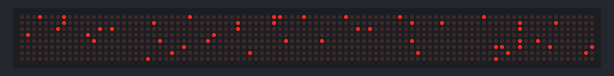
This sketch was run on a simulated Arduino Uno, built with avr-gcc and run on an emulated ATmega328P. Shown: 96×8 LED matrix. Wiring (inferred from the names in the program): 12 × MAX7219 LED driver (orientation assumed): CS pin 10. Random numbers use the default seed unless the sketch sets one.

Above: at 0.05 s.
At 4.97 s:
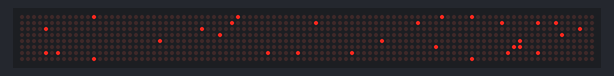
At 9.97 s:
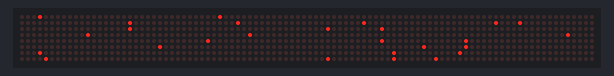
At 19.97 s:
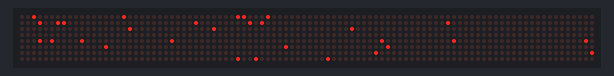
At 29.88 s:
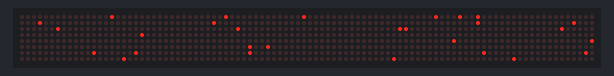
At 39.88 s:
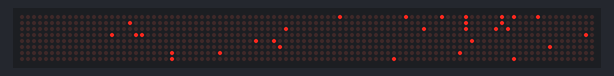

The sketch:

boidsv1_2.ino
```cpp
/* Boids - flocking on 24x32 daisy chained LED matrixes
by Benjamin Gibbs
date started 2022/02/09

boidsv

## setup info ##
uses Max7219 LED 3 lots of 8 x 8 modules daisy chained
Use external power as the displays will use a lot of current
CLK - PIN 13
CS - PIN 10
DIN - PIN 11
module 0 = bottom left; top right is 11 in this instance
col 0 is at the bottom
MSB is on the left of the module

## aims ##
Improve method of displaying graphics on 3 daisy chained 8x32 MAX7219 led matrixes

## Updates - newest first ##


*/

//define commands for matrixes and module + screen constants
#include <SPI.h>
//#include <noDelay.h>
// op codes for MAX7219
#define NO_OP 0x00
#define DECODE_MODE 9
#define INTENSITY 10
#define SCAN_LIMIT 11
#define SHUTDOWN 12
#define DISPLAY_TEST 15
//CS pin
#define CSPIN 10
//joystick pins
#define JOYXPIN A0
#define JOYYPIN A1
#define JOYSWITCH 8
//sound
#define BZPIN 6
//module and screen details
const byte ROWWIDTH = 8;
const byte COLHEIGHT = 8;
const byte MODULES2 = 16;
const byte MODULES3 = 24;
const byte SCREENWIDTH = 32;
const byte SCREENHEIGHT = 24;
const byte LEVELWIDTH = 240;
const byte LEVELHEIGHT = 144;
const uint8_t numOfDevices = 12; //amount of modules all together
byte screenMemory [numOfDevices][8]{0};
byte xScreenStart = 0;
byte yScreenStart = 0;
// this allows me to select which module to display objects on
byte moduleLookupMatrix[4][5]{
	{32, 15, 14, 13, 12},
	{28, 11, 10, 9, 8},
	{24, 7, 6, 5, 4},
	{20, 3, 2, 1, 0}
};
struct boidSingle {
	byte x;
	byte y;
	byte velocity;
	int16_t angle;
};
boidSingle boidArray[50];
uint16_t globalAverageX = 0;
uint16_t globalAverageY = 0;
uint8_t amountOfBoids = sizeof(boidArray) / sizeof(boidArray[0]);
void boidSetup(boidSingle *array);
void showBoids(boidSingle *array);
void firstRule(boidSingle *array);
void secondRule(byte &x, byte &y, int16_t &angle, boidSingle *array);
uint16_t sendBuffer[numOfDevices]{0};	 //so we can send information to all modules in one stream
//joystick stuff
uint16_t joyX = 500;
uint16_t joyY = 500;
byte joyOffset = 50;
//noDelay resetTimer(1000);
void setup() {
	pinMode(CSPIN, OUTPUT);
	pinMode(JOYXPIN, INPUT);
	pinMode(JOYYPIN, INPUT);
	pinMode(JOYSWITCH, INPUT_PULLUP);
	Serial.begin(9600);
	SPI.begin();
	updateAll(INTENSITY, 0);
	updateAll(DISPLAY_TEST, 0);
	updateAll(DECODE_MODE, 0);
	updateAll(SCAN_LIMIT, 7);
	updateAll(SHUTDOWN, 1);
	sendScreenMemory();
	boidSetup(boidArray);
	firstRule(boidArray);
//	resetTimer.start();
}
void loop() {
//	checkJoyInput();
//	if (resetTimer.update()){
//		particleSetup(particleArray);
//		resetTimer.start();
//	}
//	else {
	showBoids(boidArray);
	sendScreenMemory();
	delay(50);
	clearScreenMemory();
	firstRule(boidArray);
//	Serial.println(globalAverageX);
//	Serial.println(globalAverageY);
//	}
}
void findAngleBetweenPoints(byte &x, byte &y, int16_t &angle){
// find dot product
//i hate maths
	byte dotProduct = (x * globalAverageX) + (y * globalAverageY);

	double magnitudeOld = sqrt(sq(x) + sq(y));
	double magnitudeNew = sqrt(sq(globalAverageX) + sq(globalAverageY));
	double a = dotProduct / (magnitudeOld * magnitudeNew);
	angle = (a * 180) / 3.14; //this should be cos(a) but what's there works better
//	Serial.println(angle);
}
void firstRule(boidSingle *array){
	for (byte i = 0; i < amountOfBoids; i++){
		globalAverageX += array[i].x;
		globalAverageY += array[i].y;
	}
	globalAverageX = (globalAverageX / (amountOfBoids ));
	globalAverageY = (globalAverageY / (amountOfBoids ));
}
void secondRule(byte &x, byte &y, int16_t &angle, boidSingle *array){
	for (byte i = 0; i < amountOfBoids; i++){
		if ((y + 2) == array[i].y | (x + 2) == array[i].x){
			y - 1;
			x - 1;
			array[i].velocity = 1;
			angle = array[i].angle;
		}
	}
}
void showBoids(boidSingle *array){
	for (byte i = 0; i < amountOfBoids; i++){
		plotPoint(array[i].x, array[i].y);
		array[i].velocity ++;
		findAngleBetweenPoints(array[i].x, array[i].y, array[i].angle);
		array[i].y += array[i].velocity * sin(array[i].angle);
		array[i].x += array[i].velocity * cos(array[i].angle);
		if (array[i].x <= 0){
			array[i].x = SCREENWIDTH;
			array[i].velocity = 1;
		}
		if (array[i].x >= SCREENWIDTH + 1){
			array[i].x = 1;
			array[i].velocity = 1;
		}
		if (array[i].y <= 0){
			array[i].y = SCREENHEIGHT;
			array[i].velocity = 1;
		}
		if (array[i].y >= SCREENHEIGHT + 1){
			array[i].y = 1;
			array[i].velocity = 1;
		}
		secondRule(array[i].x, array[i].y, array[i].angle, boidArray);
//		delay(500);
	}
}
void boidReset(byte &x, byte &y, byte &velocity, int16_t &angle){
	y = random(0, SCREENHEIGHT);
	x =  random(0, SCREENWIDTH - 1);
	velocity = random(1, 3);
	angle = random(0, 359);
}
void boidSetup(boidSingle *array){
	for (byte i = 0; i < amountOfBoids; i++){
		boidReset(array[i].x, array[i].y, array[i].velocity, array[i].angle);

	}
}
void updateAll(uint16_t cmd, uint8_t data){
//used for sending operation codes
	uint16_t x = (cmd << 8) | data;
	SPI.beginTransaction(SPISettings(16000000, MSBFIRST, SPI_MODE0));
	digitalWrite(CSPIN, LOW);
	for (byte i = 0; i < numOfDevices; i++){
	SPI.transfer16(x);
		}
	digitalWrite(CSPIN, HIGH);
	SPI.endTransaction();
}
void sendScreenMemory(){
	for (byte j = 0; j < COLHEIGHT; j++){
		for (byte i = 0; i < numOfDevices; i++){
			sendBuffer[i] = (j + 1) << 8 | screenMemory[i][j];
		}
		SPI.beginTransaction(SPISettings(16000000, MSBFIRST, SPI_MODE0));
		digitalWrite(CSPIN, LOW);
		for (byte k = 0; k < numOfDevices; k++){
			SPI.transfer16(sendBuffer[k]);
		}
		digitalWrite(CSPIN, HIGH);
		SPI.endTransaction();
	}
}
void clearScreenMemory(){
//wipe the screen memory array
	for (byte i = 0; i < numOfDevices; i++){
		for (byte j = 0; j < ROWWIDTH; j++){
			screenMemory[i][j] = 0;
		}
	}
}
void checkJoyInput(){
	uint16_t x = analogRead(JOYXPIN);
	uint16_t y = analogRead(JOYYPIN);
	byte switchState = digitalRead(JOYSWITCH);
	if ( x < (joyX - joyOffset)){
		if (xScreenStart > 0){
			xScreenStart --;
		}
	}
	if (x > (joyX + joyOffset)){
		if ((xScreenStart + SCREENWIDTH) < LEVELWIDTH){
			xScreenStart ++;
		}
	}
	if ( y < (joyY - joyOffset)){
		if ((yScreenStart + SCREENHEIGHT) < LEVELHEIGHT){
			yScreenStart ++;
		}
	}
	if (y > (joyY + joyOffset)){
		if (yScreenStart != 0){
			yScreenStart --;
		}
	}
}
void plotPoint(byte x, byte y){
	byte moduleX = 0;
	byte moduleY = 0;
	byte colCounter = 0;
	byte rowCounter = 0;
//uses x and y values against a lookup array to determine which module to start on
	if (x >= (xScreenStart - ROWWIDTH) && x < xScreenStart){
		moduleX = 0;
		rowCounter = (xScreenStart - ROWWIDTH);
	}
	else if (x >= xScreenStart && x < (xScreenStart + ROWWIDTH)){
		moduleX = 1;
		rowCounter = xScreenStart;
	}
	else if (x >= (xScreenStart + ROWWIDTH) && x < (xScreenStart + MODULES2)){
		moduleX = 2;
		rowCounter = (xScreenStart + ROWWIDTH);
	}
	else if (x >= (xScreenStart + MODULES2) && x < (xScreenStart + MODULES3)){
		moduleX = 3;
		rowCounter = (xScreenStart + MODULES2);
	}
	else if (x >= (xScreenStart + MODULES3) && x < (xScreenStart + SCREENWIDTH)){
		moduleX = 4;
		rowCounter = (xScreenStart + MODULES3);
	}
	else {
		moduleX = 10;
	}
	if (y < yScreenStart){
		moduleY = 10;
	}
	else if (y >= yScreenStart && y < (yScreenStart + COLHEIGHT)){
		moduleY = 3;
		colCounter = (yScreenStart + COLHEIGHT);
	}
	else if (y >= (yScreenStart + COLHEIGHT) && y < (yScreenStart + MODULES2)){
		moduleY = 2;
		colCounter = (yScreenStart + MODULES2);
	}
	else if (y >= (yScreenStart + MODULES2) && y < (yScreenStart + SCREENHEIGHT)){
		moduleY = 1;
		colCounter = (yScreenStart + SCREENHEIGHT); //changed from = screenheight only
	}
	else if (y >= (yScreenStart + SCREENHEIGHT) && y < (yScreenStart + SCREENHEIGHT + COLHEIGHT)){
		moduleY = 0;
		colCounter = (yScreenStart + SCREENHEIGHT + COLHEIGHT);
		}
	else {
		moduleY = 10;
	}
	//added the below so not to waste trying to plot something that wont show
	if (!(moduleX == 10 || moduleY == 10)){
		displayPlottedPoint(moduleLookupMatrix[moduleY][moduleX], x, y, colCounter, rowCounter);
	}
}
void displayPlottedPoint(byte startModule, byte x, byte y, byte colCounter, byte rowCounter){
	bitWrite (screenMemory[startModule][8 - (colCounter - y)], 0 + (x - rowCounter), 1);
}
```
